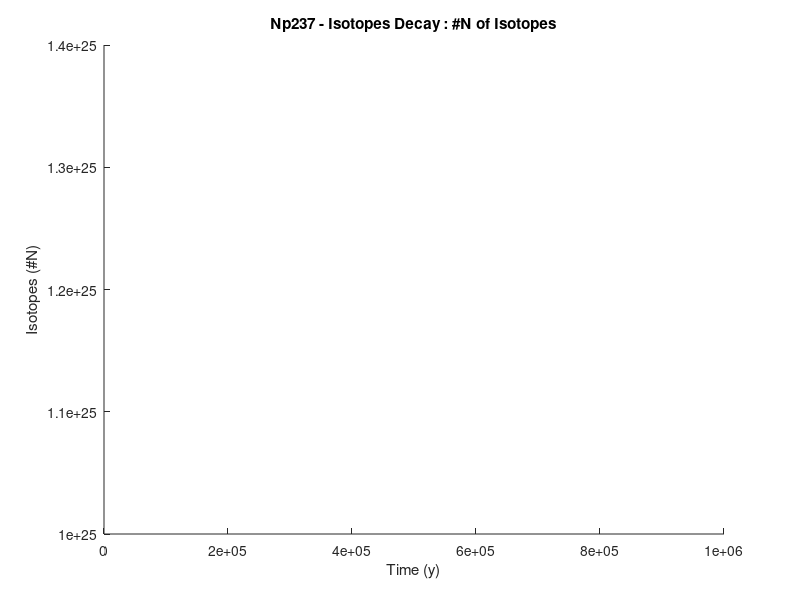
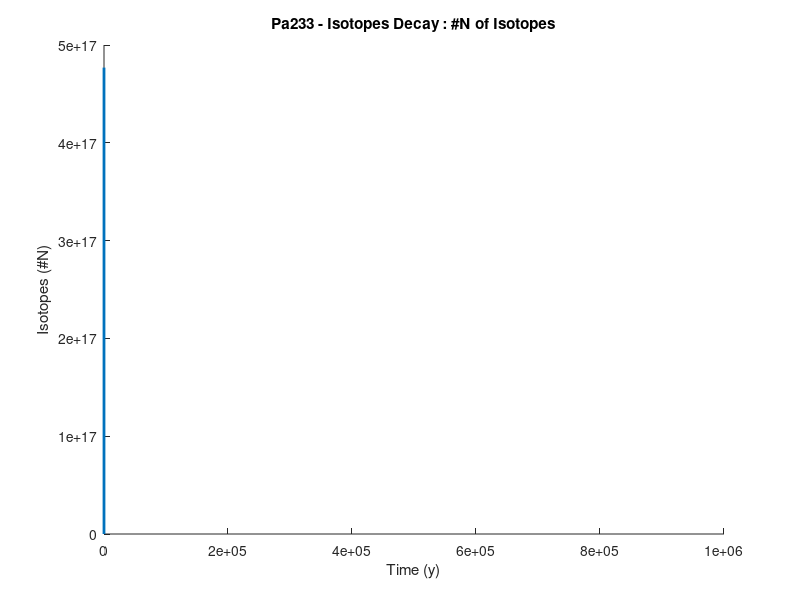
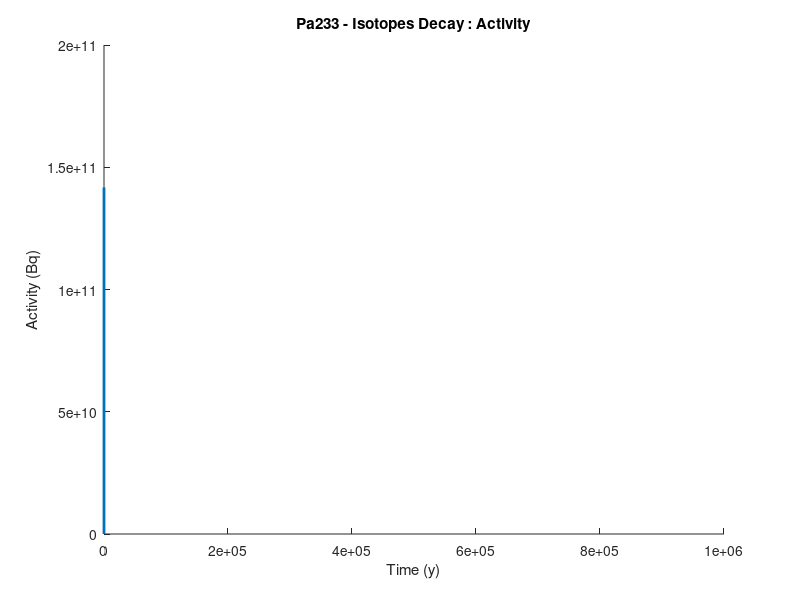
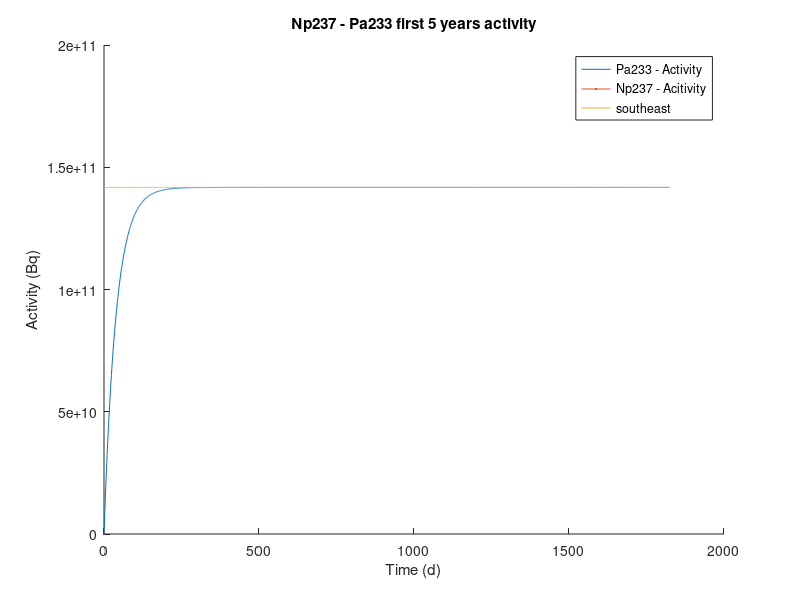

The MATLAB script that drew these images, in order:
% From atomic and isotopic calculations, N0 is the starting number of
% Np-237 atoms (at t = 0)

N0 = 1.383852863e25;

% Getting the data from IAEA Nuclides Chart, here we have the decay
% constant of Np-237, and his son, Pa-233 (Np-237 is an alpha emitter,
% Pa-233 a beta- one)

lambdaNp = 1.0243e-14;
lambdaPa = 2.9724e-7;

% With this data it is possible to plot the number of atoms of Np in
% function of the time, with the decay formula

NNp =@(t) N0.*exp(-lambdaNp.*t);

% And also the number of atoms of Pa in function of time, knowing that Pa
% is son of Np :

NPa =@(t) ((N0*lambdaNp)/(lambdaPa-lambdaNp)).*(exp(-lambdaNp.*(t))-exp(-lambdaPa.*(t)));


% we are considering a very long time of observation, due to the long
% half-life of Np, and, starting from a t0 = 0, we arrive to an instant at
% 100 millions of years from the beginning :

t0 = 0;
tf = 3600*8760*1e6;
year_s = 3600*8760;
tvect = [t0:year_s:tf];
tvecyear = (1/year_s).*tvect;

% Now we are ready to plot the amount of the two nuclides in time

figure()
hold on
title('Np237 - Isotopes Decay : #N of Isotopes');
xlabel('Time (y)');
ylabel('Isotopes (#N)');
plot(tvecyear, NNp(tvect),'LineWidth',2);
hold off

figure()
hold on
title('Pa233 - Isotopes Decay : #N of Isotopes');
xlabel('Time (y)');
ylabel('Isotopes (#N)');
plot(tvecyear, NPa(tvect), 'LineWidth',2);
hold off

% From the graphics and data obtained is clear that the two elements, due
% to their decay constant, will enter, after a relative short time, into a 
% 'Transient Equilibrium', taking constant the ratio :
%          A2/A1 = lambda2 / (lambda2-lambda1)

Tr_eq_ratio = lambdaPa/(lambdaPa-lambdaNp);

% Deriving NPa(t) we obtain the Activity of Pa233, and we can extract 
% the moment in which it's reached the peak of it :

dNPa =@(t) ((N0*lambdaNp*lambdaPa)/(lambdaPa-lambdaNp)).*(exp(-lambdaNp.*(t))...
      - exp(-lambdaPa.*(t)));

dNNp =@(t) (lambdaNp*N0).*exp(-(lambdaNp.*t));

figure()
hold on
title('Pa233 - Isotopes Decay : Activity');
xlabel('Time (y)');
ylabel('Activity (Bq)');
plot(tvecyear, dNPa(tvect), 'LineWidth',2);
hold off

% As we can see the peak is obviously in the first 100kyears. Reducing in
% this interval the analysis, we can find the year and the maximum activity
% level (and also the maximum number of Pa233 isotopes) :

% Maximum activity calculation :

tf_100k = 3600*8760*1e5;
years_100k = t0 : year_s : tf_100k;
Actv_Pa = [dNPa(years_100k)];
[Act_max_Pa, Pa_max_act_loc] = max(Actv_Pa);

% Maximum number of isotopes calculation :

NumIs_Pa = [NPa(years_100k)];
[NumIs_max_Pa, Pa_max_num_loc] = max(NumIs_Pa);

% From the calculations we can observe that the peak is within the first 5
% years. To have a more precise result we can restrict another time the
% field of the analysis :

day_s = 3600*24 ;
t_fin_5y = day_s * 365 * 5;
tvect_days = [t0 : day_s : t_fin_5y];

% Now we can see the precise number of days afther that we have the maximum
% spread of radioactivity by Pa233 :

NumIs_Pa_d = [NPa(tvect_days)];
[NumIs_Pa_d_max, loc] = max(NumIs_Pa_d);
maxIs_day_Pa = loc-1 ;
Act_Pa_d = [NPa(tvect_days)];
[Act_max_Pa_d, loc2] = max(Act_Pa_d);
maxAct_day_Pa = loc2 -1;

% Here a plot of the variation of Pa233 (Activity) compared with its parent
% Np237 :

days_5y = 0 : 1825;

figure()
hold on
title('Np237 - Pa233 first 5 years activity');
xlabel('Time (d)');
ylabel('Activity (Bq)');
plot(days_5y,dNPa(tvect_days),LineWidth=2);
plot(days_5y,dNNp(tvect_days),LineWidth=2);
legend('Pa233 - Activity','Np237 - Acitivity',Location='southeast');

% For our simulations we will simplify the decay of Pa233, and in order to
% do gamma-radiation shielding considerations, we will consider the most
% relevant gamma decay branching, which from IAEA data results to be the
% 311.901 keV gamma decay - 38,2% branching.

Pa233_gamma_max = 0.382 * Act_max_Pa_d;
disp(Pa233_gamma_max);